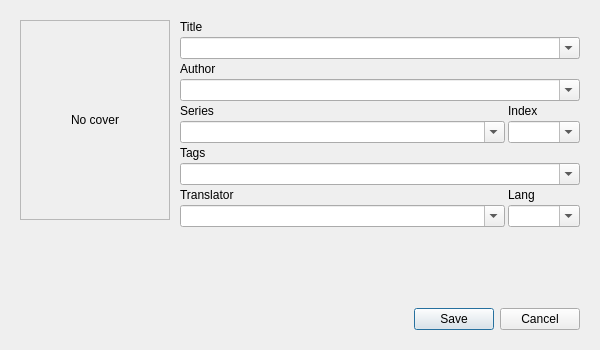
<?xml version="1.0" encoding="UTF-8"?>
<ui version="4.0">
 <class>Dialog</class>
 <widget class="QDialog" name="Dialog">
  <property name="geometry">
   <rect>
    <x>0</x>
    <y>0</y>
    <width>600</width>
    <height>350</height>
   </rect>
  </property>
  <property name="sizePolicy">
   <sizepolicy hsizetype="Fixed" vsizetype="Fixed">
    <horstretch>0</horstretch>
    <verstretch>0</verstretch>
   </sizepolicy>
  </property>
  <property name="minimumSize">
   <size>
    <width>600</width>
    <height>350</height>
   </size>
  </property>
  <property name="maximumSize">
   <size>
    <width>600</width>
    <height>350</height>
   </size>
  </property>
  <property name="windowTitle">
   <string>Edit metadata</string>
  </property>
  <layout class="QGridLayout" name="gridLayout_3">
   <property name="leftMargin">
    <number>20</number>
   </property>
   <property name="topMargin">
    <number>20</number>
   </property>
   <property name="rightMargin">
    <number>20</number>
   </property>
   <property name="bottomMargin">
    <number>20</number>
   </property>
   <property name="spacing">
    <number>0</number>
   </property>
   <item row="0" column="0">
    <layout class="QVBoxLayout" name="verticalLayout_3">
     <property name="spacing">
      <number>3</number>
     </property>
     <item>
      <layout class="QHBoxLayout" name="horizontalLayout" stretch="0,1">
       <property name="spacing">
        <number>10</number>
       </property>
       <item>
        <layout class="QVBoxLayout" name="verticalLayout_2">
         <property name="spacing">
          <number>3</number>
         </property>
         <item>
          <widget class="QLabel" name="coverImage">
           <property name="sizePolicy">
            <sizepolicy hsizetype="Fixed" vsizetype="Fixed">
             <horstretch>0</horstretch>
             <verstretch>0</verstretch>
            </sizepolicy>
           </property>
           <property name="minimumSize">
            <size>
             <width>150</width>
             <height>200</height>
            </size>
           </property>
           <property name="frameShape">
            <enum>QFrame::StyledPanel</enum>
           </property>
           <property name="text">
            <string>No cover</string>
           </property>
           <property name="alignment">
            <set>Qt::AlignCenter</set>
           </property>
          </widget>
         </item>
         <item>
          <spacer name="verticalSpacer">
           <property name="orientation">
            <enum>Qt::Vertical</enum>
           </property>
           <property name="sizeHint" stdset="0">
            <size>
             <width>20</width>
             <height>40</height>
            </size>
           </property>
          </spacer>
         </item>
        </layout>
       </item>
       <item>
        <layout class="QVBoxLayout" name="verticalLayout">
         <property name="spacing">
          <number>3</number>
         </property>
         <item>
          <widget class="QLabel" name="label_2">
           <property name="text">
            <string>Title</string>
           </property>
          </widget>
         </item>
         <item>
          <widget class="ComboEdit" name="titleEdit">
           <property name="editable">
            <bool>true</bool>
           </property>
          </widget>
         </item>
         <item>
          <widget class="QLabel" name="label_3">
           <property name="text">
            <string>Author</string>
           </property>
          </widget>
         </item>
         <item>
          <widget class="ComboEdit" name="authorEdit">
           <property name="maximumSize">
            <size>
             <width>16777215</width>
             <height>16777215</height>
            </size>
           </property>
           <property name="editable">
            <bool>true</bool>
           </property>
          </widget>
         </item>
         <item>
          <layout class="QGridLayout" name="gridLayout">
           <property name="spacing">
            <number>3</number>
           </property>
           <item row="0" column="0">
            <widget class="QLabel" name="label_4">
             <property name="text">
              <string>Series</string>
             </property>
            </widget>
           </item>
           <item row="0" column="1">
            <widget class="QLabel" name="label_5">
             <property name="text">
              <string>Index</string>
             </property>
            </widget>
           </item>
           <item row="1" column="0">
            <widget class="ComboEdit" name="seriesEdit">
             <property name="editable">
              <bool>true</bool>
             </property>
            </widget>
           </item>
           <item row="1" column="1">
            <widget class="ComboEdit" name="seriesIndexEdit">
             <property name="sizePolicy">
              <sizepolicy hsizetype="Fixed" vsizetype="Fixed">
               <horstretch>0</horstretch>
               <verstretch>0</verstretch>
              </sizepolicy>
             </property>
             <property name="editable">
              <bool>true</bool>
             </property>
            </widget>
           </item>
          </layout>
         </item>
         <item>
          <widget class="QLabel" name="label_6">
           <property name="text">
            <string>Tags</string>
           </property>
          </widget>
         </item>
         <item>
          <widget class="ComboEdit" name="tagsEdit">
           <property name="editable">
            <bool>true</bool>
           </property>
          </widget>
         </item>
         <item>
          <layout class="QGridLayout" name="gridLayout_2">
           <property name="spacing">
            <number>3</number>
           </property>
           <item row="0" column="0">
            <widget class="QLabel" name="label_8">
             <property name="text">
              <string>Translator</string>
             </property>
            </widget>
           </item>
           <item row="0" column="1">
            <widget class="QLabel" name="label_7">
             <property name="text">
              <string>Lang</string>
             </property>
            </widget>
           </item>
           <item row="1" column="0">
            <widget class="ComboEdit" name="translatorEdit">
             <property name="editable">
              <bool>true</bool>
             </property>
            </widget>
           </item>
           <item row="1" column="1">
            <widget class="ComboEdit" name="langEdit">
             <property name="sizePolicy">
              <sizepolicy hsizetype="Fixed" vsizetype="Fixed">
               <horstretch>0</horstretch>
               <verstretch>0</verstretch>
              </sizepolicy>
             </property>
             <property name="editable">
              <bool>true</bool>
             </property>
            </widget>
           </item>
          </layout>
         </item>
         <item>
          <spacer name="verticalSpacer_3">
           <property name="orientation">
            <enum>Qt::Vertical</enum>
           </property>
           <property name="sizeHint" stdset="0">
            <size>
             <width>20</width>
             <height>40</height>
            </size>
           </property>
          </spacer>
         </item>
        </layout>
       </item>
      </layout>
     </item>
     <item>
      <spacer name="verticalSpacer_2">
       <property name="orientation">
        <enum>Qt::Vertical</enum>
       </property>
       <property name="sizeHint" stdset="0">
        <size>
         <width>20</width>
         <height>40</height>
        </size>
       </property>
      </spacer>
     </item>
     <item>
      <layout class="QHBoxLayout" name="horizontalLayout_2">
       <item>
        <widget class="QDialogButtonBox" name="buttonBox">
         <property name="orientation">
          <enum>Qt::Horizontal</enum>
         </property>
         <property name="standardButtons">
          <set>QDialogButtonBox::Cancel|QDialogButtonBox::Save</set>
         </property>
        </widget>
       </item>
      </layout>
     </item>
    </layout>
   </item>
  </layout>
 </widget>
 <customwidgets>
  <customwidget>
   <class>ComboEdit</class>
   <extends>QComboBox</extends>
   <header>.comboedit.h</header>
  </customwidget>
 </customwidgets>
 <resources/>
 <connections>
  <connection>
   <sender>buttonBox</sender>
   <signal>accepted()</signal>
   <receiver>Dialog</receiver>
   <slot>accept()</slot>
   <hints>
    <hint type="sourcelabel">
     <x>248</x>
     <y>254</y>
    </hint>
    <hint type="destinationlabel">
     <x>157</x>
     <y>274</y>
    </hint>
   </hints>
  </connection>
  <connection>
   <sender>buttonBox</sender>
   <signal>rejected()</signal>
   <receiver>Dialog</receiver>
   <slot>reject()</slot>
   <hints>
    <hint type="sourcelabel">
     <x>316</x>
     <y>260</y>
    </hint>
    <hint type="destinationlabel">
     <x>286</x>
     <y>274</y>
    </hint>
   </hints>
  </connection>
 </connections>
</ui>
